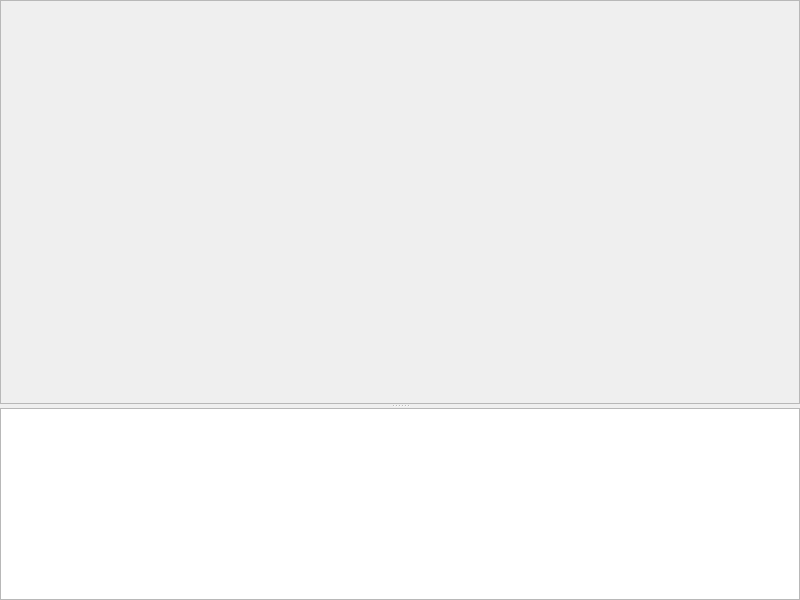
<?xml version="1.0" encoding="UTF-8"?>
<ui version="4.0">
 <class>WorldTab</class>
 <widget class="QSplitter" name="WorldTab">
  <property name="geometry">
   <rect>
    <x>0</x>
    <y>0</y>
    <width>800</width>
    <height>600</height>
   </rect>
  </property>
  <property name="frameShape">
   <enum>QFrame::Shape::NoFrame</enum>
  </property>
  <property name="orientation">
   <enum>Qt::Orientation::Vertical</enum>
  </property>
  <property name="childrenCollapsible">
   <bool>false</bool>
  </property>
  <widget class="QWidget" name="area" native="true">
   <property name="sizePolicy">
    <sizepolicy hsizetype="Preferred" vsizetype="Preferred">
     <horstretch>1</horstretch>
     <verstretch>1</verstretch>
    </sizepolicy>
   </property>
   <property name="autoFillBackground">
    <bool>true</bool>
   </property>
   <layout class="QHBoxLayout" name="horizontalLayout_3">
    <property name="spacing">
     <number>0</number>
    </property>
    <property name="leftMargin">
     <number>0</number>
    </property>
    <property name="topMargin">
     <number>0</number>
    </property>
    <property name="rightMargin">
     <number>0</number>
    </property>
    <property name="bottomMargin">
     <number>0</number>
    </property>
    <item>
     <widget class="QWidget" name="outputBorder" native="true">
      <property name="autoFillBackground">
       <bool>true</bool>
      </property>
      <layout class="QHBoxLayout" name="horizontalLayout">
       <property name="spacing">
        <number>0</number>
       </property>
       <property name="leftMargin">
        <number>0</number>
       </property>
       <property name="topMargin">
        <number>0</number>
       </property>
       <property name="rightMargin">
        <number>0</number>
       </property>
       <property name="bottomMargin">
        <number>0</number>
       </property>
       <item>
        <widget class="QWidget" name="background" native="true">
         <layout class="QHBoxLayout" name="horizontalLayout_2">
          <property name="spacing">
           <number>0</number>
          </property>
          <property name="leftMargin">
           <number>0</number>
          </property>
          <property name="topMargin">
           <number>0</number>
          </property>
          <property name="rightMargin">
           <number>0</number>
          </property>
          <property name="bottomMargin">
           <number>0</number>
          </property>
          <item>
           <widget class="MudBrowser" name="output">
            <property name="palette">
             <palette>
              <active>
               <colorrole role="Base">
                <brush brushstyle="SolidPattern">
                 <color alpha="0">
                  <red>0</red>
                  <green>0</green>
                  <blue>0</blue>
                 </color>
                </brush>
               </colorrole>
              </active>
              <inactive>
               <colorrole role="Base">
                <brush brushstyle="SolidPattern">
                 <color alpha="0">
                  <red>0</red>
                  <green>0</green>
                  <blue>0</blue>
                 </color>
                </brush>
               </colorrole>
              </inactive>
              <disabled>
               <colorrole role="Base">
                <brush brushstyle="SolidPattern">
                 <color alpha="0">
                  <red>0</red>
                  <green>0</green>
                  <blue>0</blue>
                 </color>
                </brush>
               </colorrole>
              </disabled>
             </palette>
            </property>
            <property name="focusPolicy">
             <enum>Qt::FocusPolicy::NoFocus</enum>
            </property>
            <property name="contextMenuPolicy">
             <enum>Qt::ContextMenuPolicy::CustomContextMenu</enum>
            </property>
            <property name="sizeAdjustPolicy">
             <enum>QAbstractScrollArea::SizeAdjustPolicy::AdjustToContentsOnFirstShow</enum>
            </property>
            <property name="horizontalScrollBarPolicy">
              <enum>Qt::ScrollBarPolicy::ScrollBarAlwaysOff</enum>
            </property>
            <property name="openExternalLinks">
             <bool>false</bool>
            </property>
            <property name="openLinks">
             <bool>false</bool>
            </property>
           </widget>
          </item>
         </layout>
        </widget>
       </item>
      </layout>
     </widget>
    </item>
   </layout>
  </widget>
  <widget class="MudInput" name="input">
   <property name="mouseTracking">
    <bool>false</bool>
   </property>
   <property name="inputMethodHints">
    <set>Qt::InputMethodHint::ImhMultiLine</set>
   </property>
   <property name="verticalScrollBarPolicy">
    <enum>Qt::ScrollBarPolicy::ScrollBarAlwaysOff</enum>
   </property>
   <property name="horizontalScrollBarPolicy">
    <enum>Qt::ScrollBarPolicy::ScrollBarAlwaysOff</enum>
   </property>
   <property name="lineWrapMode">
    <enum>QTextEdit::LineWrapMode::NoWrap</enum>
   </property>
   <property name="acceptRichText">
    <bool>false</bool>
   </property>
  </widget>
 </widget>
 <customwidgets>
  <customwidget>
   <class>MudBrowser</class>
   <extends>QTextBrowser</extends>
   <header>mudbrowser.h</header>
  </customwidget>
  <customwidget>
   <class>MudInput</class>
   <extends>QTextEdit</extends>
   <header>mudinput.h</header>
  </customwidget>
 </customwidgets>
 <resources/>
 <connections/>
</ui>
